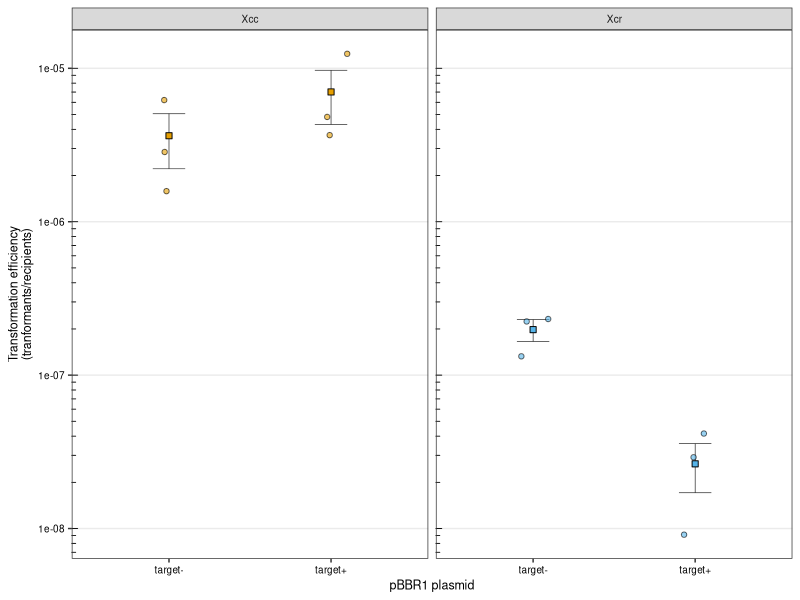

This figure's R source:
library(readr)
library(readxl)
library(here)
library(dplyr)
library(ggplot2)


setwd("/Users/misha/surfdrive/05 Lab/09_CRISPR_experiment/CRISPR_exp3")


data <- read_xlsx(here("Fig6/conjugation3_cfu_counts_figure.xlsx"))

data_filtered <-  data %>% filter(tech_replicate == "mean_of_tech_replicates") %>% filter(plasmid != "no_plasmid")
data_mean <- data_filtered %>% group_by(strain, plasmid_name) %>% summarise(n = n(), mean_transformation_efficiency = mean(transformation_efficiency), sd = sd(transformation_efficiency), se = sd/sqrt(n))
  
colours = c("Xcc" = "#E69F00", "Xcr" = "#56B4E9")

plot <- ggplot() + 
            geom_errorbar(data = data_mean, aes(x = plasmid_name, ymin = mean_transformation_efficiency - se, ymax = mean_transformation_efficiency + se), width = 0.2, linewidth = 0.2) +  # Error bars
            geom_point(data = data_mean, aes(x = plasmid_name, y = mean_transformation_efficiency, fill = strain), size = 2, shape = 22)  + # mean
            geom_jitter(data = data_filtered, aes(x = plasmid_name, y = transformation_efficiency, fill = strain), alpha = 0.6, size = 1.5, width = 0.1, shape = 21) + # individual observations
            scale_fill_manual(values = colours) +
            facet_grid(.~strain) + theme_bw() +
            scale_y_continuous(trans = "log10") +
            annotation_logticks(base = 10, sides = "l", linewidth = 0.3, short = unit(0.1, "cm"), mid = unit(0.1, "cm"), long = unit(0.15, "cm")) +
            theme(panel.grid.minor = element_blank(), panel.grid.major.x=element_blank()) +
            theme(text = element_text(size = 9, family="sans", colour = "black")) +
            theme(axis.text=element_text(colour="black")) +
            theme(legend.position = "None") +
            labs(x = "pBBR1 plasmid", y = "Transformation efficiency\n(tranformants/recipients)") 
          
ggsave("conjugation_3.pdf", plot, width = 7, height = 7, units = "cm", dpi = 1500)

xcr_target <- data_filtered %>% filter(strain == "Xcr") %>% filter(plasmid_name == "target+") %>% select(transformation_efficiency)
xcr_notarget <- data_filtered %>% filter(strain == "Xcr") %>% filter(plasmid_name == "target-") %>% select(transformation_efficiency)

t.test(xcr_target$transformation_efficiency, xcr_notarget$transformation_efficiency, var.equal = TRUE) # p = 0.006 (same as t-test in excel)
t.test(xcr_target$transformation_efficiency, xcr_notarget$transformation_efficiency, var.equal = FALSE) # p = 0.02 (maybe this one is officially better. However, still significantly different)
